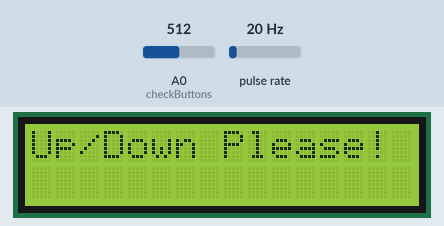
Simulated run of this sketch. Board: Arduino Mega 2560, built with avr-gcc and run on an emulated ATmega2560. Parts: 16×2 character LCD. Wiring (inferred from the names in the program): pulse sensor: data pin 21. The inputs (shaded band) are chosen by the test bench; at power-on: A0 (checkButtons) = 512, pulse rate 20 Hz. What the sketch prints to the serial monitor is not drawn.

Above: at 2.2 s.
2.3 s: A0 (checkButtons) set to 585
5.3 s: A0 (checkButtons) set to 616
At 5.42 s:
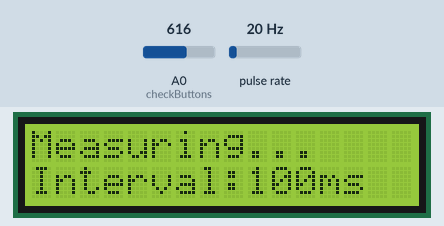
At 6.6 s:
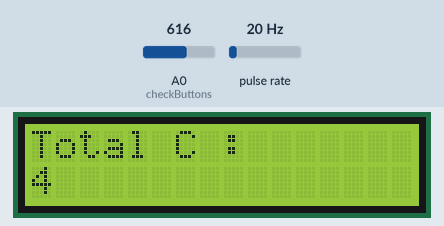
8.3 s: A0 (checkButtons) set to 590
At 11.1 s:
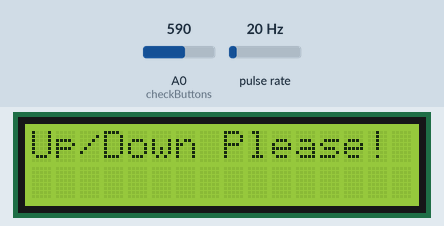
Timing chart, 0 to 12.6 s (numbered marks = the images above; inputs shaded):
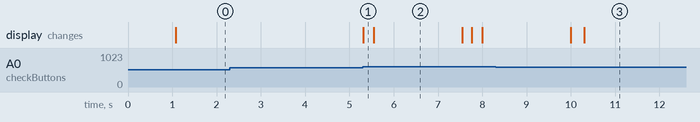

Measured:
- the behaviour switches between 599 and 600 on A0 (checkButtons) (found by bisection; images 0 and 1)
- after the input at 2.3 s, every drawn part: stays the same
- after the input at 5.3 s, the display: changes at once (image 1)
- what the display in image 2 shows lasts 2.1 s, from 5.5 s to 7.6 s

The sketch:

pf4_geiger.ino
```cpp
#include <LiquidCrystal.h>
#include <SPI.h>
#include <SD.h>
LiquidCrystal lcd(8,9,4,5,6,7);
const int geigerPin=21; //Μπορούν να χρησιμοποιηθούν μόνο τα πινς 2,3,18,19,20,21 που υποστηρίζουν interrupt
volatile unsigned int counts=0;
volatile unsigned long add=0;
unsigned long previousMillis=0;
unsigned long currentMillis = 0;
unsigned long intervals[]={100,250,500,750,1000,2000,3000,4000,5000}; //Από εδώ ρυθμίζεται το χρονικό διάστημα κάθε μέτρησης(ms)
int intervalIndex=0;
unsigned int measurementcount=0;
bool measuring = false;
int buttonValue=analogRead(A0);

void setup()
{
  lcd.begin(16,2);
  lcd.clear();
  lcd.setCursor(0,0);
  lcd.print("Geiger Counter");
  delay(1000);
  Serial.begin(9600);
  Serial1.begin(9600);
  pinMode(geigerPin,INPUT);
  attachInterrupt(digitalPinToInterrupt(geigerPin),countPulse,RISING); //Ανιχνεύει παλμό και τρέχει τη συνάρτηση countPulse όταν ανιχνευτεί σήμα
  displayInterval();
}

void loop()
{

  checkButtons();
  if(measuring){
    currentMillis=millis();
    if(currentMillis-previousMillis>=intervals[intervalIndex]){
    previousMillis=currentMillis;
    //unsigned int k=counts/intervals[intervalIndex];
//Απεικόνιση στη σειριακή και στο .txt
    Serial.print(counts);
    Serial.print("\n");
    Serial1.print(counts);
    Serial1.print("\n");
//Απεικόνιση στην οθόνη
    lcd.clear();
    lcd.setCursor(0,0);
    lcd.print("Meas: ");
    lcd.print(measurementcount+1);
    lcd.setCursor(0,1);
    lcd.print("Counts:");
    lcd.print(counts);

    add=add+counts;  //αθροίζει τα counts/unit of time μετά από κάθε μέτρηση
    counts=0; //ξαναμηδενίζει πριν την επόμενη μέτρηση
    measurementcount++; //αυξάνει κατά 1 μετά από κάθε μέτρηση
}
}
}
//Συνάρτηση διακοπής για την καταμέτρηση μέσω του ανιχνευτή
  void countPulse(){
    counts++;
}
void displayInterval(){
  lcd.clear();
  lcd.setCursor(0,0);
  lcd.print("Set Interval:");
  lcd.setCursor(0,1);
  lcd.print(intervals[intervalIndex]);
  lcd.print("ms");

}

//Συνάρτηση για το χειρισμό των κουμπιών στην οθόνη
void checkButtons() {
  int buttonValue = analogRead(A0);

  if (buttonValue < 100) {
    if(!measuring){
    lcd.clear();
    lcd.setCursor(0,0);
    lcd.print("Up/Down Please!");}
  } else if (buttonValue < 200) {
    if (!measuring) {
      intervalIndex = (intervalIndex + 1) % (sizeof(intervals) / sizeof(intervals[0]));
      displayInterval();
      delay(200);
    }
  } else if (buttonValue < 400) {
    if (!measuring) {
      intervalIndex = (intervalIndex - 1 + (sizeof(intervals) / sizeof(intervals[0]))) % (sizeof(intervals) / sizeof(intervals[0]));
      displayInterval();
      delay(200);
    }
     } else if (buttonValue < 600) {
    if(!measuring) {
    lcd.clear();
    lcd.setCursor(0,0);
    lcd.print("Up/Down Please!"); }
  } else if (buttonValue < 800) {
    if (!measuring) {
      measuring = true;
      counts = 0;
      measurementcount=0;
      add=0;
      previousMillis = millis();
      lcd.clear();
      lcd.setCursor(0,0);
      lcd.print("Measuring...");
      lcd.setCursor(0,1);
      lcd.print("Interval:");
      lcd.print(intervals[intervalIndex]);
      lcd.print("ms");
    } else {
      measuring=false;
      Serial.print("Total Counts k = ");
      Serial.print(add);
      Serial.print("\n");
      Serial.print("Total Measurements N = ");
      Serial.print(measurementcount);
      Serial.print("\n");
      Serial.print("k bar = ");
      if (measurementcount>0){
        float average=(float)add/measurementcount;
        Serial.print(average,4);
      }else{
        Serial.print("0");
      }
      Serial.print("\n");
      Serial.print("Sample Rate: ");
      Serial.print((float)1000/intervals[intervalIndex]);
      Serial.print(" Hz");
      Serial1.print("Total Counts k = ");
      Serial1.print(add);
      Serial1.print("\n");
      Serial1.print("Total Measurements N = ");
      Serial1.print(measurementcount);
      Serial1.print("\n");
      Serial1.print("k bar = ");
      if (measurementcount>0){
        float average=(float)add/measurementcount;
        Serial1.print(average,4);
      }else{
        Serial1.print("0");
      }
      Serial1.print("\n");
      Serial1.print("Sample Rate: ");
      Serial1.print((float)1000/intervals[intervalIndex]);
      Serial1.print("Hz");
      lcd.clear();
      lcd.setCursor(0,0);
      lcd.print("Total C :");
      lcd.setCursor(0,1);
      lcd.print(add);
      delay(2000);
      displayInterval();
    }
    delay(200);
  }
}
```
